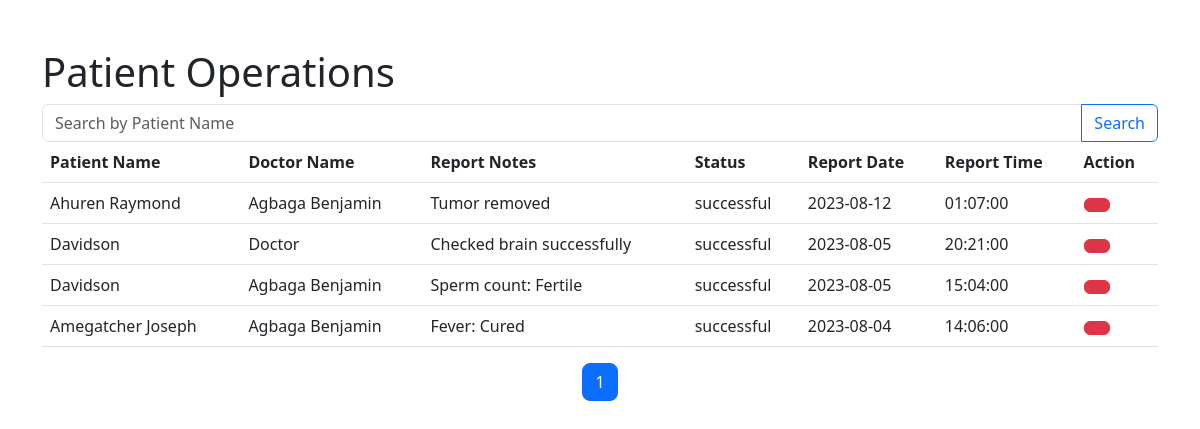
/dashboard/admin/operation_history.php, run on the app's committed database.
### tables this page shows
CREATE TABLE `operation_reports` (
  `id` int(11) NOT NULL,
  `patient_email` varchar(255) NOT NULL,
  `doctor_id` int(11) NOT NULL,
  `report_notes` text NOT NULL,
  `status` enum('successful','unsuccessful') NOT NULL,
  `report_date` date NOT NULL,
  `report_time` time NOT NULL
);

CREATE TABLE `patients` (
  `id` int(11) NOT NULL,
  `fullname` varchar(255) NOT NULL,
  `email` varchar(255) NOT NULL,
  `phone` varchar(20) NOT NULL,
  `date_of_birth` date NOT NULL,
  `gender` enum('Male','Female','Other') NOT NULL,
  `address` varchar(650) DEFAULT NULL,
  `location` varchar(255) DEFAULT NULL,
  `password` varchar(255) NOT NULL,
  `status` varchar(20) DEFAULT 'unconfirmed'
);

CREATE TABLE `doctors` (
  `id` int(11) NOT NULL,
  `fullname` varchar(255) NOT NULL,
  `email` varchar(255) NOT NULL,
  `phone` varchar(20) NOT NULL,
  `date_of_birth` date NOT NULL,
  `gender` enum('Male','Female','Other') NOT NULL,
  `address` text DEFAULT NULL,
  `location` varchar(255) DEFAULT NULL,
  `specialization` varchar(255) DEFAULT NULL,
  `password` varchar(255) NOT NULL,
  `status` enum('unconfirmed','pending','confirmed') NOT NULL DEFAULT 'unconfirmed'
);

### dashboard/admin/operation_history.php (the view, shortened to what this page needs)
<!DOCTYPE html>
<html lang="en">
<head>
    <link rel="stylesheet" href="https://cdn.jsdelivr.net/npm/bootstrap@5.3.0/dist/css/bootstrap.min.css">
</head>
<body>
    <div class="container mt-5">
        <h1>Patient Operations</h1>
        <div class="input-group">
            <input type="text" class="form-control" id="searchInput" placeholder="Search by Patient Name">
            <button class="btn btn-outline-primary" type="button" id="searchButton">Search</button>
        </div>
        <?php
        require_once "../../config/db.php";
        $itemsPerPage_4 = 7;
        $page_4 = isset($_GET['page_4']) ? $_GET['page_4'] : 1;
        $offset = ($page_4 - 1) * $itemsPerPage_4;
        $sql = "SELECT o.id, p.fullname AS patient_name, d.fullname AS doctor_name,
                       o.report_notes, o.status, o.report_date, o.report_time
                FROM operation_reports o
                INNER JOIN patients p ON o.patient_email = p.email
                INNER JOIN doctors d ON o.doctor_id = d.id
                ORDER BY o.report_date DESC, o.report_time DESC
                LIMIT $itemsPerPage_4 OFFSET $offset";
        $result = mysqli_query($connection, $sql);
        $totalItemsSql = "SELECT COUNT(o.id) AS total FROM operation_reports o
INNER JOIN patients p ON o.patient_email = p.email
INNER JOIN doctors d ON o.doctor_id = d.id";
        $totalItemsResult = mysqli_query($connection, $totalItemsSql);
        $totalItemsRow = mysqli_fetch_assoc($totalItemsResult);
        $totalItems = $totalItemsRow['total'];
        $totalPage_4s = ceil($totalItems / $itemsPerPage_4);
        ?>
        <?php if (mysqli_num_rows($result) > 0) : ?>
            <div class="tableContainer">
                <table class="table" id="dataTable">
                    <thead>
                        <tr>
                            <th>Patient Name</th>
                            <th>Doctor Name</th>
                            <th>Report Notes</th>
                            <th>Status</th>
                            <th>Report Date</th>
                            <th>Report Time</th>
                            <th>Action</th>
                        </tr>
                    </thead>
                    <tbody>
                        <?php while ($row = mysqli_fetch_assoc($result)) : ?>
                            <tr>
                                <td><?php echo $row['patient_name']; ?></td>
                                <td><?php echo $row['doctor_name']; ?></td>
                                <td><?php echo $row['report_notes']; ?></td>
                                <td><?php echo $row['status']; ?></td>
                                <td><?php echo $row['report_date']; ?></td>
                                <td><?php echo $row['report_time']; ?></td>
                                <td>
                                    <button class="btn btn-danger delete-btn" data-id="<?php echo $row['id']; ?>">
                                    </button>
                                </td>
                            </tr>
                    </tbody>
                <?php endwhile; ?>
                </table>
                <nav aria-label="Page_4 navigation">
                    <ul class="pagination justify-content-center">
                        <?php for ($i = 1; $i <= $totalPage_4s; $i++) : ?>
                            <li class="page_4-item <?php echo $page_4 == $i ? 'active' : ''; ?>">
                                <a class="page-link rounded-3" href="?page_4=<?php echo $i; ?>"><?php echo $i; ?></a>
                            </li>
                        <?php endfor; ?>
                    </ul>
                </nav>
            </div>
        <?php else : ?>
            <p>No patient operation records found.</p>
        <?php endif; ?>
    </div>
</body>
</html>

### data on the page
operation_reports: patients.fullname "Ahuren Raymond", doctor.fullname "Agbaga Benjamin", report_notes "Tumor removed", status "successful", report_date "2023-08-12", report_time "01:07:00"
operation_reports: patients.fullname "Davidson", doctor.fullname "Doctor", report_notes "Checked brain successfully", status "successful", report_date "2023-08-05", report_time "20:21:00"
operation_reports: patients.fullname "Davidson", doctor.fullname "Agbaga Benjamin", report_notes "Sperm count: Fertile", status "successful", report_date "2023-08-05", report_time "15:04:00"
operation_reports: patients.fullname "Amegatcher Joseph", doctor.fullname "Agbaga Benjamin", report_notes "Fever: Cured", status "successful", report_date "2023-08-04", report_time "14:06:00"
